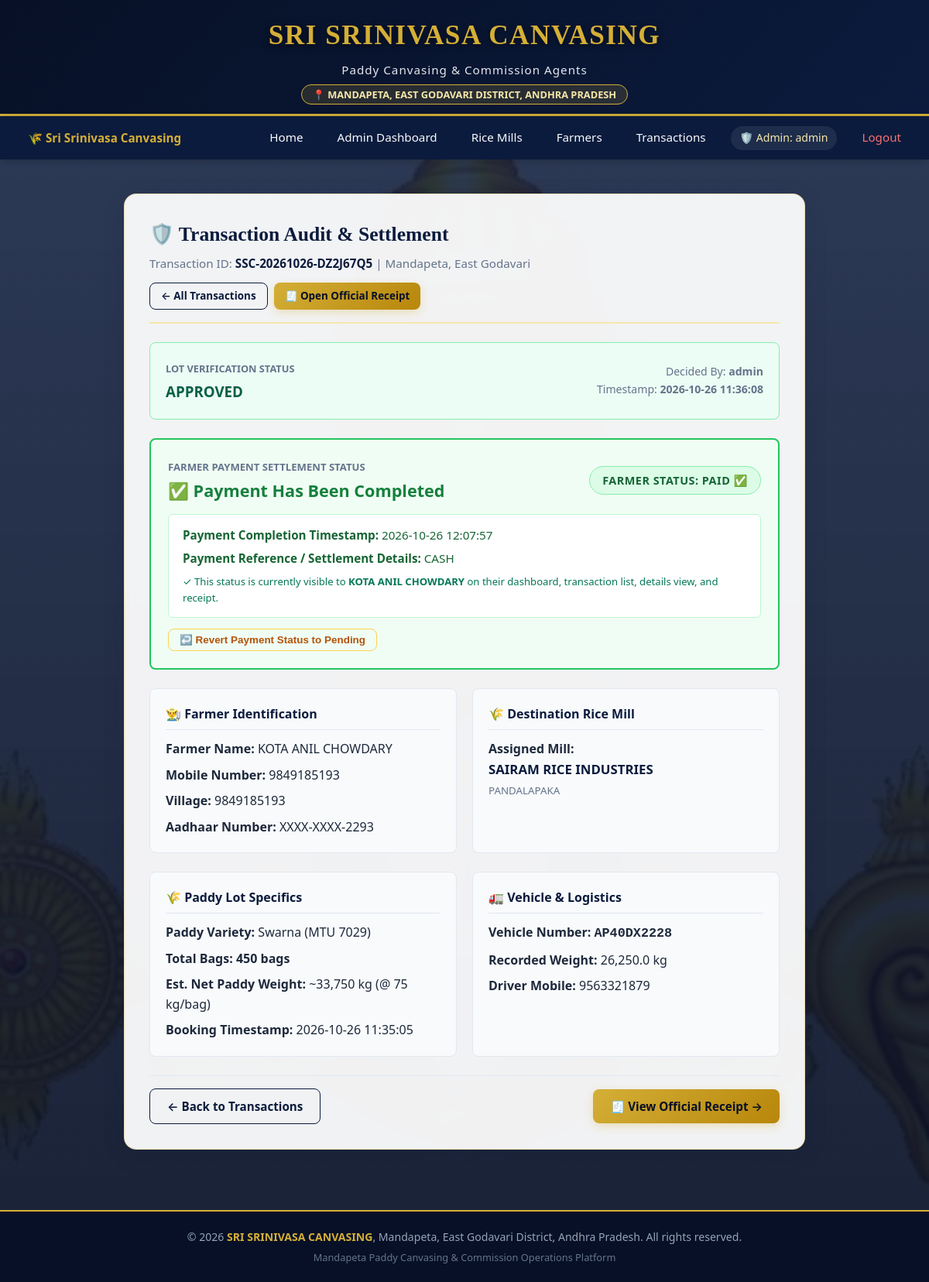
Page /admin/transactions/SSC-20261026-DZ2J67Q5 (signed in) on the committed database.
### tables this page shows
CREATE TABLE admins(
                id INTEGER PRIMARY KEY AUTOINCREMENT,
                username TEXT UNIQUE,
                password TEXT,
                password_hash TEXT,
                created_at TEXT
            );

CREATE TABLE transactions(
                id INTEGER PRIMARY KEY AUTOINCREMENT,
                transaction_id TEXT UNIQUE NOT NULL,
                farmer_id INTEGER NOT NULL,
                rice_mill_id INTEGER,
                rice_mill_name_snapshot TEXT,
                paddy_type TEXT NOT NULL,
                number_of_bags INTEGER NOT NULL,
                vehicle_number TEXT NOT NULL,
                vehicle_weight_kg REAL NOT NULL,
                driver_mobile TEXT NOT NULL,
                transaction_timestamp TEXT NOT NULL,
                status TEXT NOT NULL DEFAULT 'PENDING',
                decided_by_admin_id INTEGER,
                decision_timestamp TEXT,
                rejection_reason TEXT,
                created_at TEXT NOT NULL, payment_status TEXT DEFAULT 'PENDING', payment_timestamp TEXT, payment_notes TEXT,
                FOREIGN KEY (farmer_id) REFERENCES farmers(id) ON DELETE RESTRICT,
                FOREIGN KEY (rice_mill_id) REFERENCES rice_mills(id) ON DELETE SET NULL,
                FOREIGN KEY (decided_by_admin_id) REFERENCES admins(id) ON DELETE SET NULL
            );

CREATE TABLE farmers(
                id INTEGER PRIMARY KEY AUTOINCREMENT,
                name TEXT,
                mobile TEXT UNIQUE,
                aadhaar TEXT,
                village TEXT,
                password TEXT,
                password_hash TEXT,
                created_at TEXT
            );

CREATE TABLE rice_mills(
                id INTEGER PRIMARY KEY AUTOINCREMENT,
                mill_name TEXT NOT NULL,
                location TEXT,
                is_active INTEGER NOT NULL DEFAULT 1,
                created_at TEXT NOT NULL,
                updated_at TEXT NOT NULL
            );

### app.py (the view)
@app.route("/admin/transactions/<tx_id>")
@auth.admin_required
def admin_transaction_details(tx_id):
    tx = db.query_db(
        """
        SELECT t.*, f.name AS farmer_name, f.mobile AS farmer_mobile, f.village AS farmer_village,
               f.aadhaar AS farmer_aadhaar,
               r.mill_name AS current_mill_name, r.location AS mill_location,
               a.username AS decider_admin_username
        FROM transactions t
        JOIN farmers f ON t.farmer_id = f.id
        LEFT JOIN rice_mills r ON t.rice_mill_id = r.id
        LEFT JOIN admins a ON t.decided_by_admin_id = a.id
        WHERE t.transaction_id = ?
        """,
        (tx_id,),
        one=True,
    )
    if not tx:
        flash("Transaction not found.", "danger")
        return redirect(url_for("admin_transactions"))
    mills = db.query_db("SELECT id, mill_name FROM rice_mills WHERE is_active = 1 ORDER BY mill_name ASC")
    return render_template("admin_transaction_details.html", tx=tx, mills=mills)

### templates/admin_transaction_details.html (shortened to what this page needs)
{% extends "base.html" %}
{% block content %}
<div style="max-width: 880px; margin: 0 auto;">
    <div class="content-card">
        <div class="card-header-styled">
            <div>
                <h2 class="card-title">🛡️ Transaction Audit & Settlement</h2>
                <div style="color: var(--text-muted); font-size: 0.95rem; margin-top: 4px;">
                    Transaction ID: <strong style="color: var(--primary-blue);">{{ tx['transaction_id'] }}</strong> | Mandapeta, East Godavari
                </div>
            </div>
            <div style="display: flex; gap: 8px;">
                <a href="{{ url_for('admin_transactions') }}" class="btn btn-outline btn-sm">
                    &larr; All Transactions
                </a>
                {% if tx['status'] == 'APPROVED' %}
                    <a href="{{ url_for('view_receipt', tx_id=tx['transaction_id']) }}" class="btn btn-primary btn-sm">
                        🧾 Open Official Receipt
                    </a>
                {% endif %}
            </div>
        </div>
        <div style="padding: 20px; border-radius: var(--border-radius-sm); margin-bottom: 24px;
            {% if tx['status'] == 'APPROVED' %} background: #ECFDF5; border: 1.5px solid #86EFAC;
            {% elif tx['status'] == 'REJECTED' %} background: #FEF2F2; border: 1.5px solid #FCA5A5;
            {% else %} background: #FFFBEB; border: 1.5px solid var(--gold-border); {% endif %}">
            <div style="display: flex; justify-content: space-between; align-items: center; flex-wrap: wrap; gap: 10px;">
                <div>
                    <span style="font-size: 0.8rem; font-weight: 700; text-transform: uppercase; color: var(--text-muted);">
                        Lot Verification Status
                    </span>
                    <h3 style="margin: 2px 0 0;
                        {% if tx['status'] == 'APPROVED' %} color: #065F46;
                        {% elif tx['status'] == 'REJECTED' %} color: #991B1B;
                        {% else %} color: #92400E; {% endif %}">
                        {{ tx['status'] }}
                    </h3>
                </div>
                {% if tx['status'] == 'PENDING' %}
                    <div style="color: #92400E; font-size: 0.9rem;">
                        ⚡ Action Required: Review details below and record your administrative approval/rejection.
                    </div>
                {% else %}
                    <div style="text-align: right; font-size: 0.88rem; color: var(--text-muted);">
                        Decided By: <strong>{{ tx['decider_admin_username'] or 'Administrator' }}</strong><br>
                        Timestamp: <strong>{{ tx['decision_timestamp'] }}</strong>
                    </div>
                {% endif %}
            </div>
        </div>
        <div style="padding: 22px; border-radius: var(--border-radius-sm); margin-bottom: 24px;
            {% if tx['payment_status'] == 'COMPLETED' %}
                background: #F0FDF4; border: 2px solid #22C55E;
            {% else %}
                background: #FFFDF5; border: 2px solid var(--gold-border);
            {% endif %}">
            <div style="display: flex; justify-content: space-between; align-items: center; flex-wrap: wrap; gap: 10px; margin-bottom: 12px;">
                <div>
                    <span style="font-size: 0.82rem; font-weight: 700; text-transform: uppercase; color: var(--text-muted);">
                        Farmer Payment Settlement Status
                    </span>
                    <h3 style="margin: 2px 0 0; font-size: 1.35rem;
                        {% if tx['payment_status'] == 'COMPLETED' %} color: #15803D;
                        {% else %} color: #B45309; {% endif %}">
                        {% if tx['payment_status'] == 'COMPLETED' %}
                            ✅ Payment Has Been Completed
                        {% else %}
                            ⏳ Payment Pending
                        {% endif %}
                    </h3>
                </div>
                <div>
                    {% if tx['payment_status'] == 'COMPLETED' %}
                        <span class="badge badge-approved" style="font-size: 0.9rem; padding: 6px 16px;">
                            Farmer Status: PAID ✅
                        </span>
                    {% else %}
                        <span class="badge badge-pending" style="font-size: 0.9rem; padding: 6px 16px;">
                            Farmer Status: UNPAID / PENDING ⏳
                        </span>
                    {% endif %}
                </div>
            </div>
            {% if tx['payment_status'] == 'COMPLETED' %}
                <div style="background: #FFFFFF; border: 1px solid #BBF7D0; border-radius: 6px; padding: 14px 18px; margin-bottom: 14px;">
                    <p style="margin: 0; color: #166534; font-size: 0.95rem;">
                        <strong>Payment Completion Timestamp:</strong> {{ tx['payment_timestamp'] }}
                    </p>
                    <p style="margin: 6px 0 0; color: #166534; font-size: 0.95rem;">
                        <strong>Payment Reference / Settlement Details:</strong> {{ tx['payment_notes'] or 'Settled in full via Sri Srinivasa Canvasing' }}
                    </p>
                    <div style="margin-top: 8px; font-size: 0.82rem; color: #047857;">
                        ✓ This status is currently visible to <strong>{{ tx['farmer_name'] }}</strong> on their dashboard, transaction list, details view, and receipt.
                    </div>
                </div>
                <form method="POST" action="{{ url_for('admin_transaction_payment', tx_id=tx['transaction_id']) }}" onsubmit="return confirm('Reset payment status back to PENDING?');" style="display: inline-block;">
                    <button type="submit" class="btn btn-outline btn-sm" style="color: #B45309; border-color: #FCD34D;">
                        ↩️ Revert Payment Status to Pending
                    </button>
                </form>
            {% endif %}
        </div>
        <div class="form-grid-2" style="margin-bottom: 24px;">
            <div style="background: #F8FAFC; padding: 20px; border-radius: var(--border-radius-sm); border: 1px solid #E2E8F0;">
                <h4 style="color: var(--primary-blue); margin-bottom: 12px; border-bottom: 1px solid #E2E8F0; padding-bottom: 6px;">
                    👨‍🌾 Farmer Identification
                </h4>
                <p><strong>Farmer Name:</strong> {{ tx['farmer_name'] }}</p>
                <p style="margin-top: 8px;"><strong>Mobile Number:</strong> {{ tx['farmer_mobile'] }}</p>
                <p style="margin-top: 8px;"><strong>Village:</strong> {{ tx['farmer_village'] }}</p>
                <p style="margin-top: 8px;"><strong>Aadhaar Number:</strong> {{ mask_aadhaar(tx['farmer_aadhaar']) }}</p>
            </div>
            <div style="background: #F8FAFC; padding: 20px; border-radius: var(--border-radius-sm); border: 1px solid #E2E8F0;">
                <h4 style="color: var(--primary-blue); margin-bottom: 12px; border-bottom: 1px solid #E2E8F0; padding-bottom: 6px;">
                    🌾 Destination Rice Mill
                </h4>
                <p><strong>Assigned Mill:</strong><br>
                    <span style="font-size: 1.05rem; font-weight: 700; color: var(--primary-blue);">
                        {{ tx['rice_mill_name_snapshot'] or tx['current_mill_name'] or 'Not recorded' }}
                    </span>
                    {% if tx['mill_location'] %}<br><small style="color: var(--text-muted);">{{ tx['mill_location'] }}</small>{% endif %}
                </p>
            </div>
        </div>
        <div class="form-grid-2" style="margin-bottom: 24px;">
            <div style="background: #F8FAFC; padding: 20px; border-radius: var(--border-radius-sm); border: 1px solid #E2E8F0;">
                <h4 style="color: var(--primary-blue); margin-bottom: 12px; border-bottom: 1px solid #E2E8F0; padding-bottom: 6px;">
                    🌾 Paddy Lot Specifics
                </h4>
                <p><strong>Paddy Variety:</strong> {{ tx['paddy_type'] }}</p>
                <p style="margin-top: 8px;"><strong>Total Bags:</strong> <strong>{{ tx['number_of_bags'] }} bags</strong></p>
                <p style="margin-top: 8px;"><strong>Est. Net Paddy Weight:</strong> ~{{ '{:,.0f}'.format(tx['number_of_bags'] * 75) }} kg (@ 75 kg/bag)</p>
                <p style="margin-top: 8px;"><strong>Booking Timestamp:</strong> {{ tx['transaction_timestamp'] }}</p>
            </div>
            <div style="background: #F8FAFC; padding: 20px; border-radius: var(--border-radius-sm); border: 1px solid #E2E8F0;">
                <h4 style="color: var(--primary-blue); margin-bottom: 12px; border-bottom: 1px solid #E2E8F0; padding-bottom: 6px;">
                    🚛 Vehicle & Logistics
                </h4>
                <p><strong>Vehicle Number:</strong> <code style="font-size: 1.05rem; font-weight: 700;">{{ tx['vehicle_number'] }}</code></p>
                <p style="margin-top: 8px;"><strong>Recorded Weight:</strong> {{ '{:,.1f}'.format(tx['vehicle_weight_kg']) }} kg</p>
                <p style="margin-top: 8px;"><strong>Driver Mobile:</strong> {{ tx['driver_mobile'] }}</p>
            </div>
        </div>
        <div style="display: flex; justify-content: space-between; align-items: center; border-top: 1px solid #E2E8F0; padding-top: 16px;">
            <a href="{{ url_for('admin_transactions') }}" class="btn btn-outline">
                &larr; Back to Transactions
            </a>
            {% if tx['status'] == 'APPROVED' %}
                <a href="{{ url_for('view_receipt', tx_id=tx['transaction_id']) }}" class="btn btn-primary">
                    🧾 View Official Receipt &rarr;
                </a>
            {% endif %}
        </div>
    </div>
</div>
{% endblock %}

### templates/base.html (shortened to what this page needs)
<!DOCTYPE html>
<html lang="en">
<head>
    <link rel="stylesheet" href="{{ url_for('static', filename='css/style.css') }}">
    <link rel="stylesheet" href="{{ url_for('static', filename='css/print.css') }}" media="print">
</head>
<body>
    <header class="header-top">
        <div class="brand-wrapper">
            <div class="brand-icon-text">
                <h1 class="brand-title">{{ business_name }}</h1>
            </div>
            <div class="brand-subtitle">Paddy Canvasing & Commission Agents</div>
            <div class="brand-location-badge">📍 {{ business_location }}</div>
        </div>
    </header>
    <nav class="navbar">
        <div class="nav-container">
            <a href="{{ url_for('home') }}" class="nav-link" style="font-weight: 700; color: var(--gold-primary);">
                🌾 Sri Srinivasa Canvasing
            </a>
            <ul class="nav-links">
                <li><a href="{{ url_for('home') }}" class="nav-link">Home</a></li>
                {% if session.get('role') == 'farmer' %}
                    <li><a href="{{ url_for('farmer_dashboard') }}" class="nav-link">Dashboard</a></li>
                    <li><a href="{{ url_for('new_transaction') }}" class="nav-link">+ New Transaction</a></li>
                    <li><a href="{{ url_for('farmer_transactions') }}" class="nav-link">My History</a></li>
                    <li class="nav-user-badge">
                        <span>👨‍🌾 {{ session.get('user_name', 'Farmer') }}</span>
                    </li>
                    <li><a href="{{ url_for('logout') }}" class="nav-link" style="color: #F87171;">Logout</a></li>
                {% elif session.get('role') == 'admin' %}
                    <li><a href="{{ url_for('admin_dashboard') }}" class="nav-link">Admin Dashboard</a></li>
                    <li><a href="{{ url_for('manage_rice_mills') }}" class="nav-link">Rice Mills</a></li>
                    <li><a href="{{ url_for('admin_farmers') }}" class="nav-link">Farmers</a></li>
                    <li><a href="{{ url_for('admin_transactions') }}" class="nav-link">Transactions</a></li>
                    <li class="nav-user-badge">
                        <span>🛡️ Admin: {{ session.get('username', 'Admin') }}</span>
                    </li>
                    <li><a href="{{ url_for('admin_logout') }}" class="nav-link" style="color: #F87171;">Logout</a></li>
                {% else %}
                    <li><a href="{{ url_for('login') }}" class="nav-link">Farmer Login</a></li>
                    <li><a href="{{ url_for('register') }}" class="nav-link">Farmer Register</a></li>
                    <li><a href="{{ url_for('admin_login') }}" class="nav-link" style="color: var(--gold-light);">Admin Portal</a></li>
                {% endif %}
            </ul>
        </div>
    </nav>
    <main class="main-content">
        {% block content %}{% endblock %}
    </main>
    <footer class="footer">
        <p>
            &copy; {{ current_year }} <span class="footer-brand">{{ business_name }}</span>, {{ business_location }}.
            All rights reserved.
        </p>
        <p style="font-size: 0.8rem; margin-top: 4px; color: #64748B;">
            Mandapeta Paddy Canvasing & Commission Operations Platform
        </p>
    </footer>
</body>
</html>

### rows in the picture
admins: get "admin", username "admin"
transactions: transaction_id "SSC-20261026-DZ2J67Q5", status "APPROVED", decision_timestamp "2026-10-26 11:36:08", payment_timestamp "2026-10-26 12:07:57", payment_notes "CASH", rice_mill_name_snapshot "SAIRAM RICE INDUSTRIES", paddy_type "Swarna (MTU 7029)", number_of_bags "450", tx['number_of_bags']*75 "33,750", transaction_timestamp "2026-10-26 11:35:05", vehicle_number "AP40DX2228", vehicle_weight_kg "26,250.0", driver_mobile "9563321879"
farmers: farmer_name "KOTA ANIL CHOWDARY", farmer_mobile "9849185193", farmer_village "9849185193", aadhaar "XXXX-XXXX-2293"
rice_mills: mill_location "PANDALAPAKA"

### other values in the picture
{{ business_name }} "SRI SRINIVASA CANVASING"
{{ business_location }} "MANDAPETA, EAST GODAVARI DISTRICT, ANDHRA PRADESH"
{{ business_location }} "Mandapeta, East Godavari District, Andhra Pradesh"
